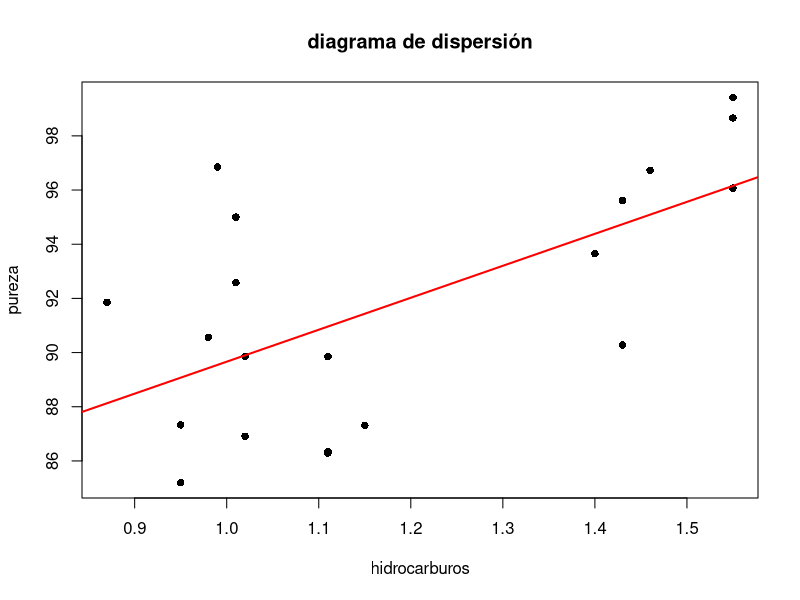

Write R code to recreate this figure. (Note: this script raises an error after producing the figure.)
pureza <- c(86.91, 89.85, 90.28, 86.34, 92.58, 87.33, 86.29, 91.86, 95.61, 89.86, 96.73, 99.42, 98.66, 96.07, 93.65, 87.31, 95.00, 96.85, 85.20, 90.56)
hidrocarburos <- c(1.02, 1.11, 1.43, 1.11, 1.01, 0.95, 1.11, 0.87, 1.43, 1.02, 1.46, 1.55, 1.55, 1.55, 1.40, 1.15, 1.01, 0.99, 0.95, 0.98)

plot(hidrocarburos, pureza , ylab="pureza", pch=16, xlab="hidrocarburos", main = "diagrama de dispersión")
pureza_hidro <- lm(pureza ~ hidrocarburos)
pureza_hidro
abline(pureza_hidro, col ="red", lwd=2)
summary(pureza_hidro)

# Para hallar la correlación lineal
cor(hidrocarburos, pureza)
cor(hidrocarburos, pureza)^2
prediccion <- predict(pureza_hidro, interval = c("prediction"))
confianza <- predict(pureza_hidro, interval = c("confidence"))
prediccion
confianza
qt(0.975, 8)

qqnorm(demanda_precio$residuals)
qqline(demanda_precio$residuals)
shapiro.test(demanda_precio$residuals)





